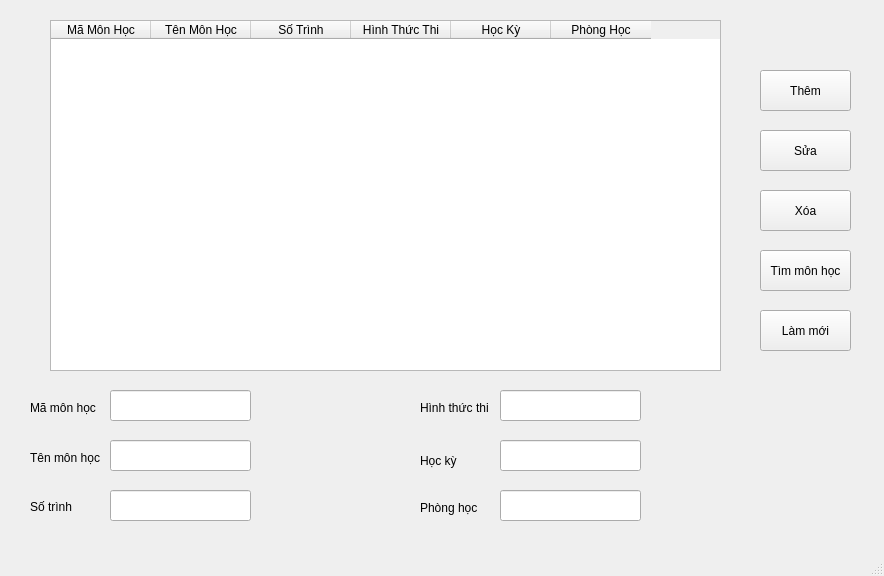
<?xml version="1.0" encoding="UTF-8"?>
<ui version="4.0">
 <class>MainWindow</class>
 <widget class="QMainWindow" name="MainWindow">
  <property name="geometry">
   <rect>
    <x>0</x>
    <y>0</y>
    <width>884</width>
    <height>576</height>
   </rect>
  </property>
  <property name="windowTitle">
   <string>QuanLyMonHoc</string>
  </property>
  <widget class="QWidget" name="centralwidget">
   <widget class="QTableWidget" name="QuanLyMonHoc">
    <property name="geometry">
     <rect>
      <x>50</x>
      <y>20</y>
      <width>671</width>
      <height>351</height>
     </rect>
    </property>
    <property name="maximumSize">
     <size>
      <width>16777215</width>
      <height>16777215</height>
     </size>
    </property>
    <column>
     <property name="text">
      <string>Mã Môn Học</string>
     </property>
    </column>
    <column>
     <property name="text">
      <string>Tên Môn Học</string>
     </property>
    </column>
    <column>
     <property name="text">
      <string>Số Trình</string>
     </property>
    </column>
    <column>
     <property name="text">
      <string>Hình Thức Thi</string>
     </property>
    </column>
    <column>
     <property name="text">
      <string>Học Kỳ</string>
     </property>
    </column>
    <column>
     <property name="text">
      <string>Phòng Học</string>
     </property>
    </column>
   </widget>
   <widget class="QPushButton" name="btnThem">
    <property name="geometry">
     <rect>
      <x>760</x>
      <y>70</y>
      <width>91</width>
      <height>41</height>
     </rect>
    </property>
    <property name="text">
     <string>Thêm</string>
    </property>
   </widget>
   <widget class="QPushButton" name="btnSua">
    <property name="geometry">
     <rect>
      <x>760</x>
      <y>130</y>
      <width>91</width>
      <height>41</height>
     </rect>
    </property>
    <property name="text">
     <string>Sửa</string>
    </property>
   </widget>
   <widget class="QPushButton" name="btnXoa">
    <property name="geometry">
     <rect>
      <x>760</x>
      <y>190</y>
      <width>91</width>
      <height>41</height>
     </rect>
    </property>
    <property name="text">
     <string>Xóa</string>
    </property>
   </widget>
   <widget class="QLineEdit" name="txtMamh">
    <property name="geometry">
     <rect>
      <x>110</x>
      <y>390</y>
      <width>141</width>
      <height>31</height>
     </rect>
    </property>
   </widget>
   <widget class="QLineEdit" name="txtTenMH">
    <property name="geometry">
     <rect>
      <x>110</x>
      <y>440</y>
      <width>141</width>
      <height>31</height>
     </rect>
    </property>
   </widget>
   <widget class="QLineEdit" name="txtSoTrinh">
    <property name="geometry">
     <rect>
      <x>110</x>
      <y>490</y>
      <width>141</width>
      <height>31</height>
     </rect>
    </property>
   </widget>
   <widget class="QLineEdit" name="txtHtt">
    <property name="geometry">
     <rect>
      <x>500</x>
      <y>390</y>
      <width>141</width>
      <height>31</height>
     </rect>
    </property>
   </widget>
   <widget class="QLineEdit" name="txtHocKy">
    <property name="geometry">
     <rect>
      <x>500</x>
      <y>440</y>
      <width>141</width>
      <height>31</height>
     </rect>
    </property>
   </widget>
   <widget class="QLineEdit" name="txtPhongHoc">
    <property name="geometry">
     <rect>
      <x>500</x>
      <y>490</y>
      <width>141</width>
      <height>31</height>
     </rect>
    </property>
   </widget>
   <widget class="QLabel" name="label">
    <property name="geometry">
     <rect>
      <x>30</x>
      <y>400</y>
      <width>71</width>
      <height>16</height>
     </rect>
    </property>
    <property name="text">
     <string>Mã môn học</string>
    </property>
   </widget>
   <widget class="QLabel" name="label_2">
    <property name="geometry">
     <rect>
      <x>30</x>
      <y>450</y>
      <width>81</width>
      <height>16</height>
     </rect>
    </property>
    <property name="text">
     <string>Tên môn học</string>
    </property>
   </widget>
   <widget class="QLabel" name="label_3">
    <property name="geometry">
     <rect>
      <x>30</x>
      <y>500</y>
      <width>47</width>
      <height>13</height>
     </rect>
    </property>
    <property name="text">
     <string>Số trình</string>
    </property>
   </widget>
   <widget class="QLabel" name="label_4">
    <property name="geometry">
     <rect>
      <x>420</x>
      <y>400</y>
      <width>71</width>
      <height>16</height>
     </rect>
    </property>
    <property name="text">
     <string>Hình thức thi</string>
    </property>
   </widget>
   <widget class="QLabel" name="label_5">
    <property name="geometry">
     <rect>
      <x>420</x>
      <y>450</y>
      <width>71</width>
      <height>21</height>
     </rect>
    </property>
    <property name="text">
     <string>Học kỳ</string>
    </property>
   </widget>
   <widget class="QLabel" name="label_6">
    <property name="geometry">
     <rect>
      <x>420</x>
      <y>500</y>
      <width>61</width>
      <height>16</height>
     </rect>
    </property>
    <property name="text">
     <string>Phòng học</string>
    </property>
   </widget>
   <widget class="QPushButton" name="btnTim">
    <property name="geometry">
     <rect>
      <x>760</x>
      <y>250</y>
      <width>91</width>
      <height>41</height>
     </rect>
    </property>
    <property name="text">
     <string>Tìm môn học</string>
    </property>
   </widget>
   <widget class="QPushButton" name="btnReset">
    <property name="geometry">
     <rect>
      <x>760</x>
      <y>310</y>
      <width>91</width>
      <height>41</height>
     </rect>
    </property>
    <property name="text">
     <string>Làm mới</string>
    </property>
   </widget>
  </widget>
  <widget class="QMenuBar" name="menubar">
   <property name="geometry">
    <rect>
     <x>0</x>
     <y>0</y>
     <width>884</width>
     <height>26</height>
    </rect>
   </property>
  </widget>
  <widget class="QStatusBar" name="statusbar"/>
 </widget>
 <resources/>
 <connections/>
</ui>
